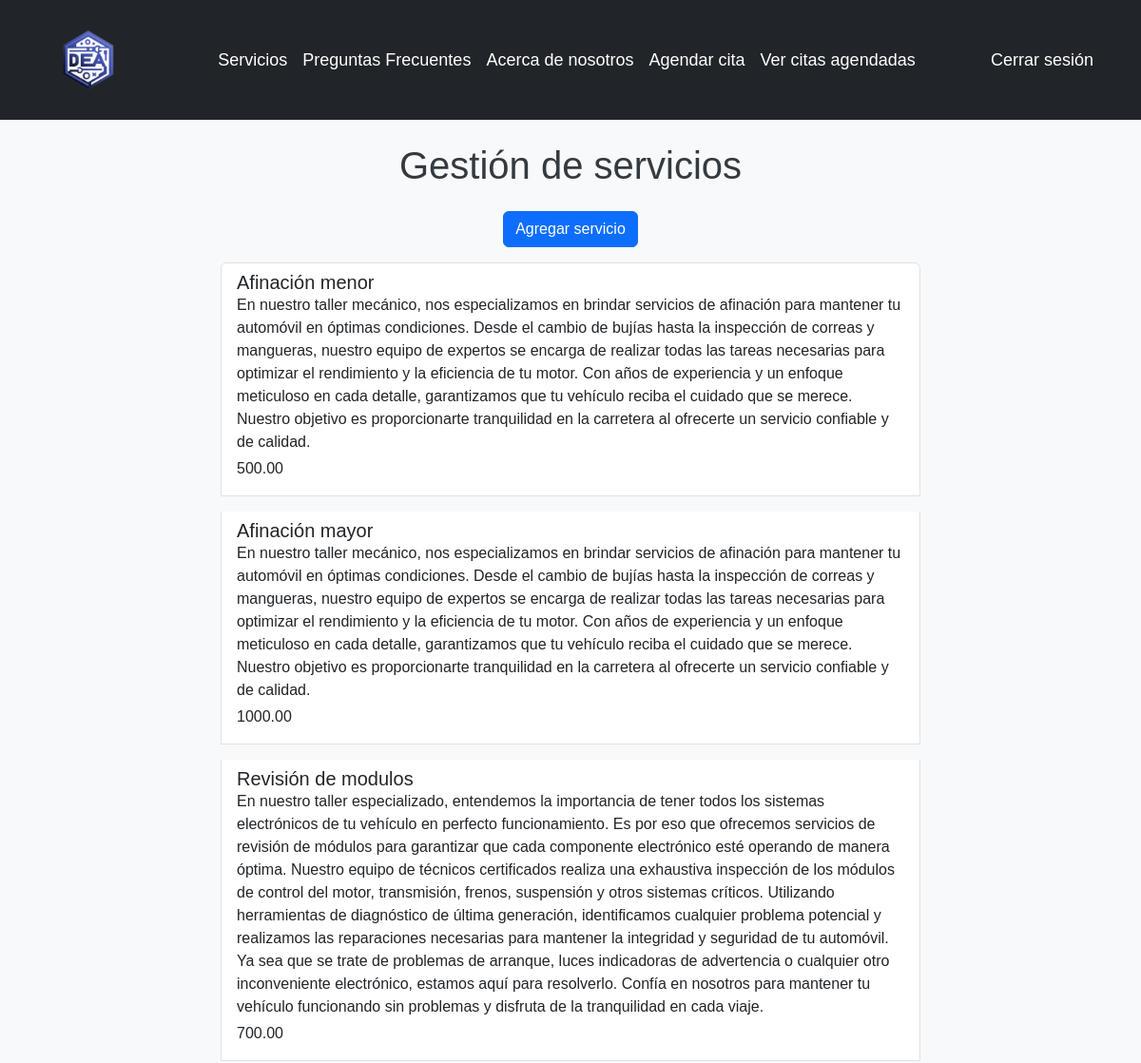
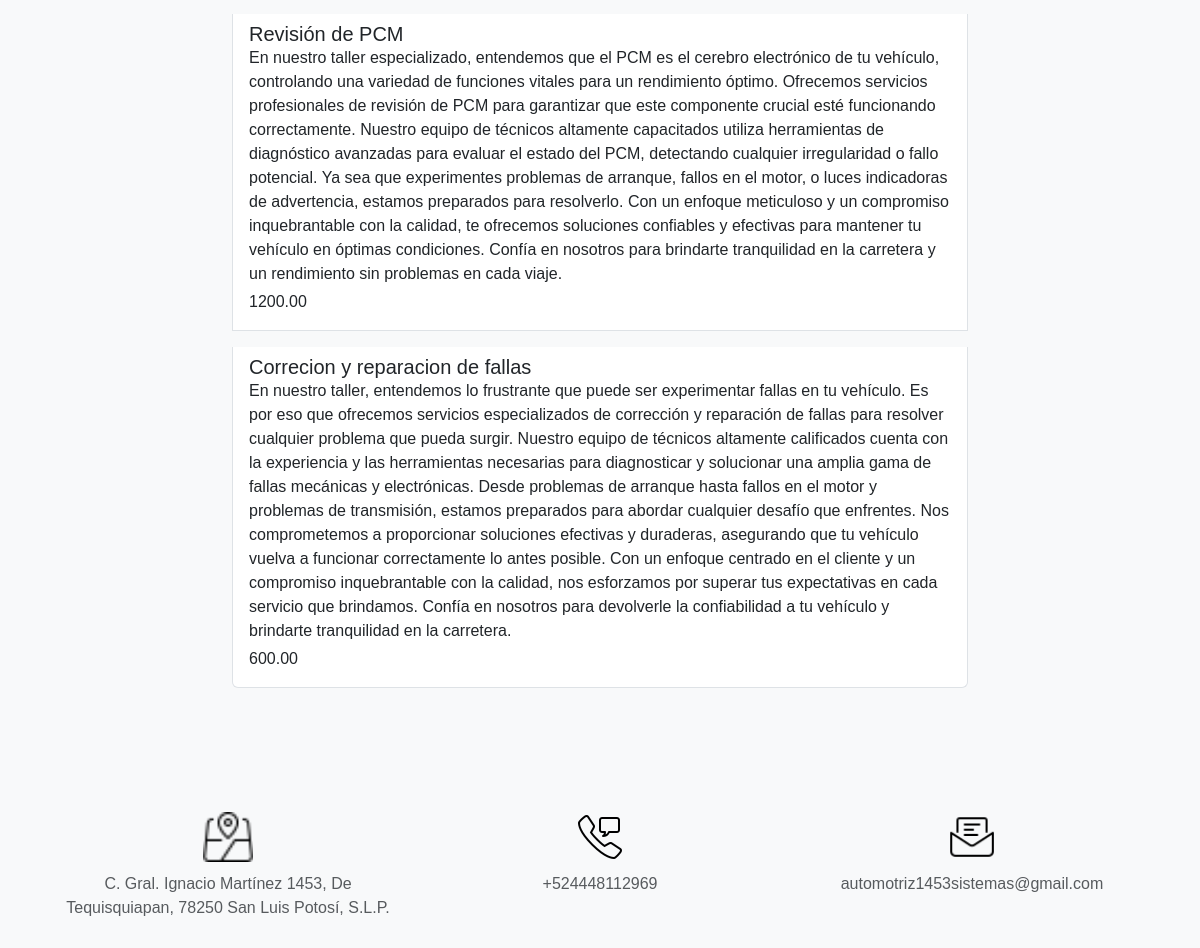
The app's page /gestion_servicios/ (signed in) with its own data (2 pictures, top to bottom).
### autenticacion/models.py (models this page shows)
class Servicio(models.Model):
    nombre = models.CharField(max_length=100)
    descripcion = models.TextField()
    precio = models.DecimalField(max_digits=8, decimal_places=2)
    def __str__(self):
        return self.nombre

### autenticacion/views.py (the view)
# urls.py: path('gestion_servicios/', v_auth.gestion_servicios, name='gestion_servicios'),
@login_required
def gestion_servicios(request):
    servicios = Servicio.objects.all()
    print(servicios)
    return render(request, "gestionServicios.html",{
        "servicios": servicios
    })

### main/templates/gestionServicios.html (shortened to what this page needs)
<!DOCTYPE html>
<html lang="en">
<head>
    {% extends 'layouts/base.html' %}
    {% block content %}
    <main class="container">
        <div class="row">
            <div class="col-12">
                <h1 class="text-center mt-4">Gestión de servicios</h1>
            </div>
            <div class="col-lg-8 offset-lg-2 col-md-10 offset-md-1">
                <div class="text-center my-3">
                    <a href="{% url 'alta_servicio' %}" class="btn btn-primary">Agregar servicio</a>
                </div>
                <ul class="list-group">
                    {% for servicio in servicios %}
                    <a class="list-group-item list-group-item-action mb-3" href="{% url 'modificar_servicio' servicio.id %}">
                        <header class="d-flex justify-content-between align-items-center w-100">
                            <h2 class="h5 mb-0 font-weight-bold">{{servicio.nombre}}</h2>
                        </header>
                        <p class="mb-1">{{servicio.descripcion}}</p>
                        <p class="mb-1">{{servicio.precio}}</p>
                    </a>
                    {% endfor %}
                </ul>
            </div>
        </div>
    </main>
    {% endblock %}

### main/templates/layouts/base.html (style rules this page uses)
body { font-family: Arial, sans-serif; background-color: #f8f9fa; color: #343a40; }

### records on screen
Servicio: nombre "Afinación menor", descripcion "En nuestro taller mecánico, nos especializamos en brindar servicios de afinación para mantener tu automóvil en óptimas condiciones. Desde el cambio de bujías hasta la inspección de correas y mangueras, nuestro equipo de expertos se encarga de realizar todas las tareas necesarias para optimizar el rendimiento y la eficiencia de tu motor. Con años de experiencia y un enfoque meticuloso en cada detalle, garantizamos que tu vehículo reciba el cuidado que se merece. Nuestro objetivo es proporcionarte tranquilidad en la carretera al ofrecerte un servicio confiable y de calidad.", precio "500.00"
Servicio: nombre "Afinación mayor", descripcion "En nuestro taller mecánico, nos especializamos en brindar servicios de afinación para mantener tu automóvil en óptimas condiciones. Desde el cambio de bujías hasta la inspección de correas y mangueras, nuestro equipo de expertos se encarga de realizar todas las tareas necesarias para optimizar el rendimiento y la eficiencia de tu motor. Con años de experiencia y un enfoque meticuloso en cada detalle, garantizamos que tu vehículo reciba el cuidado que se merece. Nuestro objetivo es proporcionarte tranquilidad en la carretera al ofrecerte un servicio confiable y de calidad.", precio "1000.00"
Servicio: nombre "Revisión de modulos", descripcion "En nuestro taller especializado, entendemos la importancia de tener todos los sistemas electrónicos de tu vehículo en perfecto funcionamiento. Es por eso que ofrecemos servicios de revisión de módulos para garantizar que cada componente electrónico esté operando de manera óptima. Nuestro equipo de técnicos certificados realiza una exhaustiva inspección de los módulos de control del motor, transmisión, frenos, suspensión y otros sistemas críticos. Utilizando herramientas de diagnóstico de última generación, identificamos cualquier problema potencial y realizamos las reparaciones necesarias para mantener la integridad y seguridad de tu automóvil. Ya sea que se trate de problemas de arranque,…", precio "700.00"
Servicio: nombre "Revisión de PCM", descripcion "En nuestro taller especializado, entendemos que el PCM es el cerebro electrónico de tu vehículo, controlando una variedad de funciones vitales para un rendimiento óptimo. Ofrecemos servicios profesionales de revisión de PCM para garantizar que este componente crucial esté funcionando correctamente. Nuestro equipo de técnicos altamente capacitados utiliza herramientas de diagnóstico avanzadas para evaluar el estado del PCM, detectando cualquier irregularidad o fallo potencial. Ya sea que experimentes problemas de arranque, fallos en el motor, o luces indicadoras de advertencia, estamos preparados para resolverlo. Con un enfoque meticuloso y un compromiso inquebrantable con la calidad, te…", precio "1200.00"
Servicio: nombre "Correcion y reparacion de fallas", descripcion "En nuestro taller, entendemos lo frustrante que puede ser experimentar fallas en tu vehículo. Es por eso que ofrecemos servicios especializados de corrección y reparación de fallas para resolver cualquier problema que pueda surgir. Nuestro equipo de técnicos altamente calificados cuenta con la experiencia y las herramientas necesarias para diagnosticar y solucionar una amplia gama de fallas mecánicas y electrónicas. Desde problemas de arranque hasta fallos en el motor y problemas de transmisión, estamos preparados para abordar cualquier desafío que enfrentes. Nos comprometemos a proporcionar soluciones efectivas y duraderas, asegurando que tu vehículo vuelva a funcionar correctamente lo…", precio "600.00"
